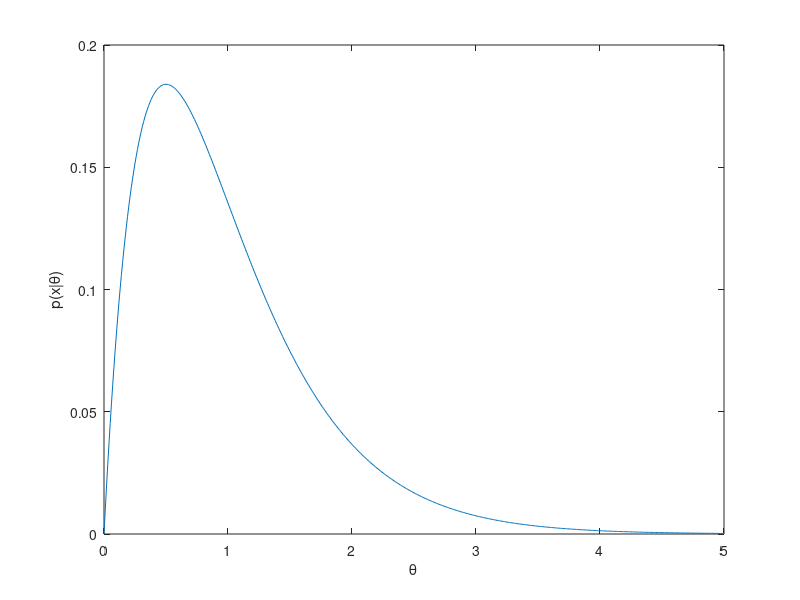

Write MATLAB code to recreate this figure.
%%
x = -2:0.01:3;
y = exp(-x);
y(x<0) = 0;
plot(x, y);
xlabel('x');
ylabel('p(x|\theta)');
%%
theta = 0:0.01:5;
y = theta .* exp(-2 * theta);
plot(theta, y);
xlabel('\theta');
ylabel('p(x|\theta)');
